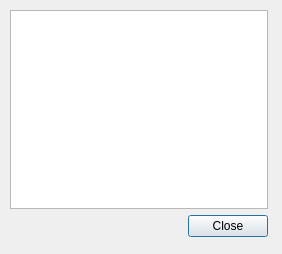
<ui version="4.0" >
 <class>TableDialog</class>
 <widget class="QDialog" name="TableDialog" >
  <property name="geometry" >
   <rect>
    <x>0</x>
    <y>0</y>
    <width>282</width>
    <height>254</height>
   </rect>
  </property>
  <property name="windowTitle" >
   <string>Dialog</string>
  </property>
  <widget class="QWidget" name="" >
   <property name="geometry" >
    <rect>
     <x>10</x>
     <y>10</y>
     <width>258</width>
     <height>227</height>
    </rect>
   </property>
   <layout class="QVBoxLayout" >
    <item>
     <widget class="QTableWidget" name="tableWidget" />
    </item>
    <item>
     <layout class="QHBoxLayout" >
      <item>
       <spacer>
        <property name="orientation" >
         <enum>Qt::Horizontal</enum>
        </property>
        <property name="sizeHint" >
         <size>
          <width>40</width>
          <height>20</height>
         </size>
        </property>
       </spacer>
      </item>
      <item>
       <widget class="QPushButton" name="closePushButton" >
        <property name="text" >
         <string>Close</string>
        </property>
       </widget>
      </item>
     </layout>
    </item>
   </layout>
  </widget>
 </widget>
 <resources/>
 <connections>
  <connection>
   <sender>closePushButton</sender>
   <signal>clicked()</signal>
   <receiver>TableDialog</receiver>
   <slot>accept()</slot>
   <hints>
    <hint type="sourcelabel" >
     <x>212</x>
     <y>222</y>
    </hint>
    <hint type="destinationlabel" >
     <x>122</x>
     <y>226</y>
    </hint>
   </hints>
  </connection>
 </connections>
</ui>
